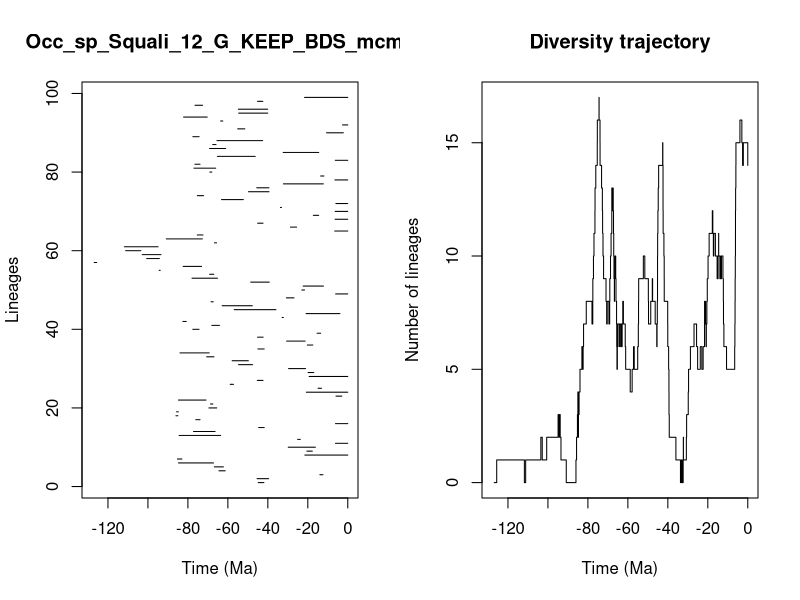

R code for this plot:


pdf(file='../Results/Species/5_MA_bins_EXT_EP/pyrate_mcmc_logs/Occ_sp_Squali_12_G_KEEP_BDS_mcmc_LTT.pdf',width=0.6*20, height=0.6*10)
title = "Occ_sp_Squali_12_G_KEEP_BDS_mcmc"
ts=c(44.807288032709934, 45.39116420467022,13.957906315070558,64.45590438582026,66.75447078850905,84.71469413479498,85.2387101827274,21.484826141269902,20.471082861317154,29.789073331133473,6.164597839380215,25.090344303911394,84.40748097919098,77.21505345531776,44.6057645948763,6.150546661254755,76.04694553599688,85.97352042578841,85.67477612182883,69.48562914892946,68.6870478481057,84.7252670121891,5.921375322963475,20.735072053599378,14.859860208384466,58.81932493737741,45.26743017786087,19.335063569097585,19.87234206752869,29.63073078896407,54.65421205912807,57.8571598056061,70.61107420185324,83.95511355732567,44.97063004609416,20.26602455772745,30.603342269570657,45.16120362583158,15.346325150721166,77.55882195475944,68.03503727204773,82.53142263021407,32.85502330197973,20.86258765039503,56.818782713766446,62.861208689054614,68.40141901184813,30.731400778783335,6.0851568884355745,22.990892947047143,22.335142349367842,48.55623343666874,77.95539580860707,69.10393484158209,94.37928152339848,82.38373360284027,126.87377225741413,100.61380175485154,102.84666372663087,111.14137169611946,111.78616615078857,66.69698803546477,90.823384385296,75.31711218995486,6.547105336568623,28.706088676512138,45.10065393068748,6.369111483068658,17.222558575074927,6.3216586392014715,33.68323480545153,5.956247234445296,63.177138766546506,75.27917358789787,49.67081986430046,45.543727864246534,32.194417055263365,6.446308475062111,13.58299505528624,69.03236143691679,76.95433420243435,76.47637725026365,6.2504368094404485,65.25753918475871,32.32924675579504,69.17327928216422,67.58381149933366,65.4575999433925,77.52766416459457,10.62954039335672,55.080596976178676,2.6032903681317556,63.6225731849457,82.17029171095565,54.59160402776918,54.77224046099501,76.42620382678089,45.15327163306847,21.63280172793549)
te=c(41.96339160194967, 39.605402473820945,12.43181311404227,61.317352981479736,62.234634235659954,67.18394214666597,83.00387657531104,0.0,17.745697637697955,16.20646687438983,0.0,23.76926469148559,63.60735788761712,66.4028890553791,41.80331513647651,0.0,73.91203769164895,85.02045643208032,84.79465938829456,65.5650780379565,67.50343881614072,70.93409256591845,2.9673447385258123,0.0,13.163877976978817,57.181218514993745,42.40245754299468,0.0,17.00267898063054,21.11977864424587,47.61925303756903,49.754051278040166,66.95074119462868,69.34172363132504,41.823276608709584,17.49821805887652,21.339262231704524,42.35235634769149,13.58501483702271,74.43417689238267,64.22085902703832,80.81587989705848,32.2478905723179,3.9279560162434235,35.96638190581263,47.77886157306162,67.32360716713612,26.894664404868422,0.0,21.622092750466393,12.154170957747912,39.29117311150138,65.20670636887428,67.07186510229853,93.85790269307992,73.15821083226909,125.6283558504899,94.28573160848019,93.47310349533825,103.54590109184927,94.91366456453237,65.65475276383114,72.76335814856088,72.44211015609179,0.0,25.62146975478698,42.40312335447122,0.0,14.57873669744278,0.0,33.178214815089795,0.0,52.25332467083099,72.15672444670852,39.419233794210804,39.45192841355751,12.226653379774435,0.0,11.950226128995443,68.03198483521278,66.07809919714819,73.9346436446795,0.0,46.333950252040964,14.54833856183036,61.096961060134376,65.93931412125164,42.60180555767312,74.39669266557641,2.224664410770664,51.52095657039215,0.0,62.54921883511563,70.33213856403265,40.0301518808861,40.063457909368054,72.6425961946009,42.50085632333882,0.0)
div_traj=c(0, 1,0,1,2,1,2,3,2,3,2,1,0,1,2,3,4,3,2,3,4,5,6,5,6,7,8,7,8,9,10,11,12,13,14,15,16,17,16,15,14,13,12,11,10,9,8,7,8,7,8,7,8,9,10,11,12,13,12,13,12,11,10,9,8,9,10,9,8,7,6,5,6,7,6,7,6,7,6,7,8,7,6,5,4,5,6,5,6,7,8,9,10,9,8,7,8,9,8,7,6,7,8,9,10,11,12,13,14,15,14,13,12,11,10,9,8,7,6,5,4,3,2,1,0,1,0,1,2,1,2,3,4,5,6,7,6,5,6,5,6,7,8,7,8,7,6,7,8,9,10,11,12,11,10,11,10,9,10,11,10,9,10,9,10,9,8,7,6,5,6,7,8,9,10,11,12,13,14,15,16,15,14,15,14)
time_events=c(126.87377225741413, 125.6283558504899,111.78616615078857,111.14137169611946,103.54590109184927,102.84666372663087,100.61380175485154,94.91366456453237,94.37928152339848,94.28573160848019,93.85790269307992,93.47310349533825,90.823384385296,85.97352042578841,85.67477612182883,85.2387101827274,85.02045643208032,84.79465938829456,84.7252670121891,84.71469413479498,84.40748097919098,83.95511355732567,83.00387657531104,82.53142263021407,82.38373360284027,82.17029171095565,80.81587989705848,77.95539580860707,77.55882195475944,77.52766416459457,77.21505345531776,76.95433420243435,76.47637725026365,76.42620382678089,76.04694553599688,75.31711218995486,75.27917358789787,74.43417689238267,74.39669266557641,73.9346436446795,73.91203769164895,73.15821083226909,72.76335814856088,72.6425961946009,72.44211015609179,72.15672444670852,70.93409256591845,70.61107420185324,70.33213856403265,69.48562914892946,69.34172363132504,69.17327928216422,69.10393484158209,69.03236143691679,68.6870478481057,68.40141901184813,68.03503727204773,68.03198483521278,67.58381149933366,67.50343881614072,67.32360716713612,67.18394214666597,67.07186510229853,66.95074119462868,66.75447078850905,66.69698803546477,66.4028890553791,66.07809919714819,65.93931412125164,65.65475276383114,65.5650780379565,65.4575999433925,65.25753918475871,65.20670636887428,64.45590438582026,64.22085902703832,63.6225731849457,63.60735788761712,63.177138766546506,62.861208689054614,62.54921883511563,62.234634235659954,61.317352981479736,61.096961060134376,58.81932493737741,57.8571598056061,57.181218514993745,56.818782713766446,55.080596976178676,54.77224046099501,54.65421205912807,54.59160402776918,52.25332467083099,51.52095657039215,49.754051278040166,49.67081986430046,48.55623343666874,47.77886157306162,47.61925303756903,46.333950252040964,45.543727864246534,45.39116420467022,45.26743017786087,45.16120362583158,45.15327163306847,45.10065393068748,44.97063004609416,44.807288032709934,44.6057645948763,42.60180555767312,42.50085632333882,42.40312335447122,42.40245754299468,42.35235634769149,41.96339160194967,41.823276608709584,41.80331513647651,40.063457909368054,40.0301518808861,39.605402473820945,39.45192841355751,39.419233794210804,39.29117311150138,35.96638190581263,33.68323480545153,33.178214815089795,32.85502330197973,32.32924675579504,32.2478905723179,32.194417055263365,30.731400778783335,30.603342269570657,29.789073331133473,29.63073078896407,28.706088676512138,26.894664404868422,25.62146975478698,25.090344303911394,23.76926469148559,22.990892947047143,22.335142349367842,21.63280172793549,21.622092750466393,21.484826141269902,21.339262231704524,21.11977864424587,20.86258765039503,20.735072053599378,20.471082861317154,20.26602455772745,19.87234206752869,19.335063569097585,17.745697637697955,17.49821805887652,17.222558575074927,17.00267898063054,16.20646687438983,15.346325150721166,14.859860208384466,14.57873669744278,14.54833856183036,13.957906315070558,13.58501483702271,13.58299505528624,13.163877976978817,12.43181311404227,12.226653379774435,12.154170957747912,11.950226128995443,10.62954039335672,6.547105336568623,6.446308475062111,6.369111483068658,6.3216586392014715,6.2504368094404485,6.164597839380215,6.150546661254755,6.0851568884355745,5.956247234445296,5.921375322963475,3.9279560162434235,2.9673447385258123,2.6032903681317556,2.224664410770664,0.0)
                par(mfrow=c(1,2))
                L = length(ts)
                plot(ts, 1:L , xlim=c(-max(ts)-1,0), pch=20, type="n", main=title,xlab="Time (Ma)",ylab="Lineages")
                for (i in 1:L){segments(x0=-te[i],y0=i,x1=-ts[i],y1=i)}    
                t = -time_events
                plot(div_traj ~ t,type="s", main = "Diversity trajectory",xlab="Time (Ma)",ylab="Number of lineages",xlim=c(-max(ts)-1,0))
                abline(v=c(65,200,251,367,445),lty=2,col="gray")
                
